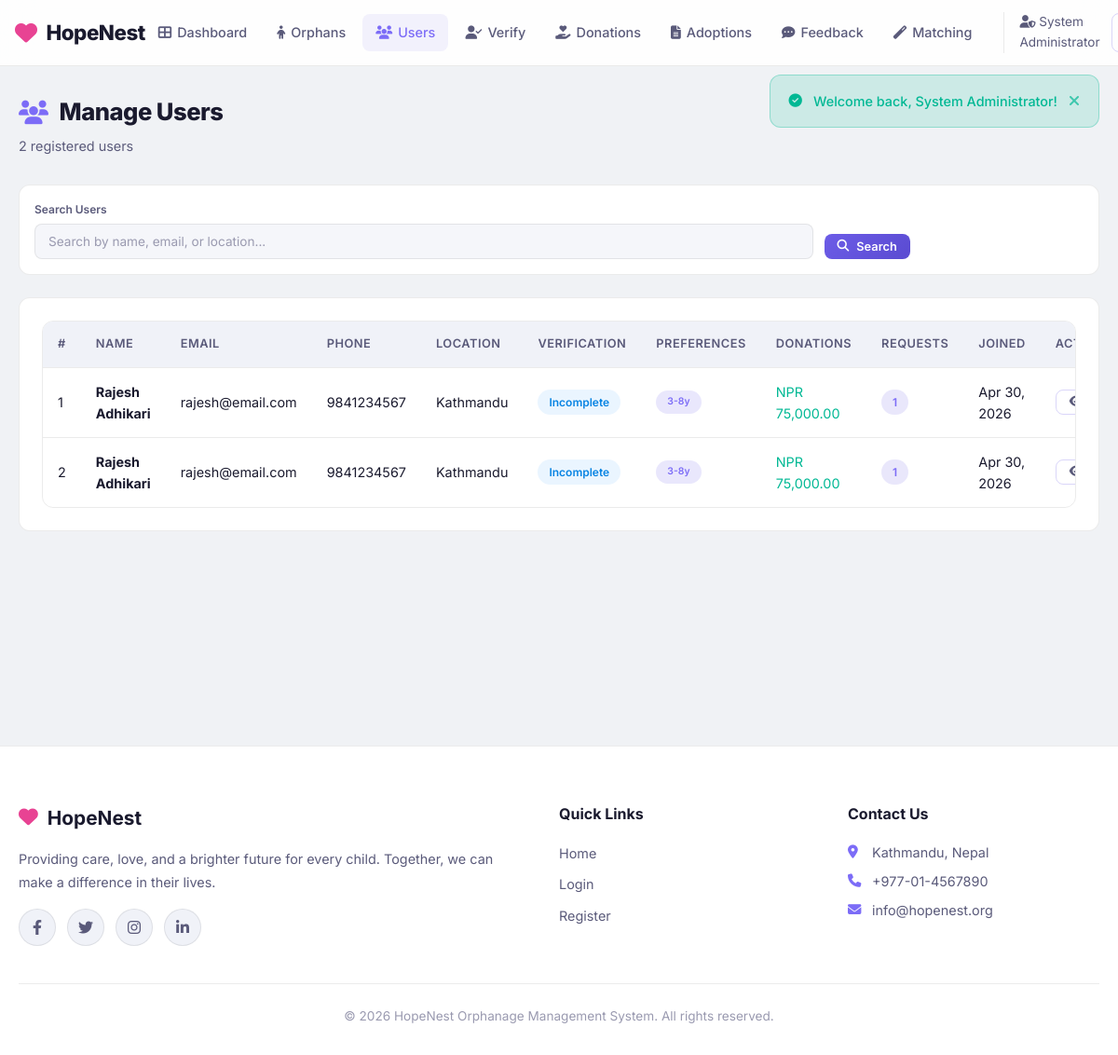
Page /admin/users.php (signed in) on the committed database.
### tables this page shows
CREATE TABLE IF NOT EXISTS users (
    id INT AUTO_INCREMENT PRIMARY KEY,
    full_name VARCHAR(100) NOT NULL,
    email VARCHAR(100) NOT NULL UNIQUE,
    password VARCHAR(255) NOT NULL,
    phone VARCHAR(20),
    date_of_birth DATE DEFAULT NULL,
    gender ENUM('male','female','other') DEFAULT NULL,
    marital_status ENUM('single','married','divorced','widowed') DEFAULT NULL,
    blood_group VARCHAR(5) DEFAULT NULL,
    health_conditions TEXT DEFAULT NULL,
    address TEXT,
    location VARCHAR(100),
    age_preference_min INT DEFAULT 0,
    age_preference_max INT DEFAULT 18,
    gender_preference ENUM('male', 'female', 'any') DEFAULT 'any',
    health_preference ENUM('healthy','minor_issues','special_needs','any') DEFAULT 'any',
    education_preference VARCHAR(100) DEFAULT NULL,
    emotional_preference VARCHAR(255) DEFAULT NULL,
    adaptability_preference ENUM('high','moderate','low','any') DEFAULT 'any',
    occupation VARCHAR(100),
    annual_income DECIMAL(12,2),
    family_size INT DEFAULT 1,
    profile_status ENUM('incomplete','pending','verified','rejected') DEFAULT 'incomplete',
    profile_rejection_note TEXT DEFAULT NULL,
    profile_submitted_at TIMESTAMP NULL DEFAULT NULL,
    profile_verified_at TIMESTAMP NULL DEFAULT NULL,
    created_at TIMESTAMP DEFAULT CURRENT_TIMESTAMP,
    updated_at TIMESTAMP DEFAULT CURRENT_TIMESTAMP ON UPDATE CURRENT_TIMESTAMP
);

### includes/functions.php (called while the page is built, shortened)
<?php
function sanitize($data) {
    $data = trim($data);
    $data = stripslashes($data);
    $data = htmlspecialchars($data, ENT_QUOTES, 'UTF-8');
    return $data;
}
function formatDate($date) {
    return date('M d, Y', strtotime($date));
}
function formatCurrency($amount) {
    return 'NPR ' . number_format($amount, 2);
}
function getVerificationBadge($status) {
    switch ($status) {
        case 'incomplete':
        default:
            return 'badge-info';
    }
}
?>

### admin/users.php (the view, shortened to what this page needs)
<?php
require_once '../includes/auth.php';
$search = sanitize($_GET['search'] ?? '');
if ($search) {
    $stmt = $pdo->prepare("SELECT * FROM users WHERE full_name LIKE ? OR email LIKE ? OR location LIKE ? ORDER BY created_at DESC");
    $stmt->execute(["%$search%", "%$search%", "%$search%"]);
} else {
    $stmt = $pdo->query("SELECT * FROM users ORDER BY created_at DESC");
}
$users = $stmt->fetchAll();
require_once '../includes/header.php';
?>
<div class="container">
    <div class="page-header">
        <div>
            <h1><i class="fas fa-users"></i> Manage Users</h1>
            <p class="page-subtitle"><?php echo count($users); ?> registered users</p>
        </div>
    </div>
    <div class="filter-bar">
        <form method="GET" action="" style="display: contents;">
            <div class="form-group" style="flex: 3;">
                <label for="searchInput">Search Users</label>
                <input type="text" id="searchInput" name="search" class="form-control" placeholder="Search by name, email, or location..." value="<?php echo htmlspecialchars($search); ?>">
            </div>
            <div class="form-group">
                <button type="submit" class="btn btn-primary btn-sm"><i class="fas fa-search"></i> Search</button>
            </div>
        </form>
    </div>
    <?php if (!empty($users)): ?>
    <div class="card">
        <div class="table-container">
            <table class="data-table">
                <thead>
                    <tr>
                        <th>#</th>
                        <th>Name</th>
                        <th>Email</th>
                        <th>Phone</th>
                        <th>Location</th>
                        <th>Verification</th>
                        <th>Preferences</th>
                        <th>Donations</th>
                        <th>Requests</th>
                        <th>Joined</th>
                        <th>Actions</th>
                    </tr>
                </thead>
                <tbody>
                    <?php foreach ($users as $i => $user): ?>
                    <tr data-searchable>
                        <td><?php echo $i + 1; ?></td>
                        <td><strong><?php echo htmlspecialchars($user['full_name']); ?></strong></td>
                        <td><?php echo htmlspecialchars($user['email']); ?></td>
                        <td><?php echo htmlspecialchars($user['phone'] ?? '-'); ?></td>
                        <td><?php echo htmlspecialchars($user['location'] ?? '-'); ?></td>
                        <td><span class="badge <?php echo getVerificationBadge($user['profile_status'] ?? 'incomplete'); ?>"><?php echo ucfirst($user['profile_status'] ?? 'incomplete'); ?></span></td>
                        <td>
                            <?php
                            $hasPrefs = !empty($user['gender_preference']) && $user['gender_preference'] !== 'any';
                            $hasPrefs = $hasPrefs || !empty($user['health_preference']) && $user['health_preference'] !== 'any';
                            $hasPrefs = $hasPrefs || !empty($user['behavior_preference']);
                            $hasPrefs = $hasPrefs || !empty($user['family_background_preference']);
                            if ($hasPrefs || ($user['age_preference_min'] > 0 || ($user['age_preference_max'] ?? 18) < 18)):
                            ?>
                            <div style="display: flex; flex-wrap: wrap; gap: 3px;">
                                <span class="badge badge-primary" style="font-size: 0.65rem;" title="Age: <?php echo $user['age_preference_min']; ?>-<?php echo $user['age_preference_max']; ?>"><?php echo $user['age_preference_min']; ?>-<?php echo $user['age_preference_max']; ?>y</span>
                            </div>
                            <?php else: ?>
                            <span class="text-muted" style="font-size: 0.8rem;">—</span>
                            <?php endif; ?>
                        </td>
                        <td class="text-success"><?php echo formatCurrency($user['total_donated']); ?></td>
                        <td><span class="badge badge-primary"><?php echo $user['adoption_requests']; ?></span></td>
                        <td><?php echo formatDate($user['created_at']); ?></td>
                        <td>
                            <div style="display: flex; gap: 4px;">
                                <a href="verify_users.php?user_id=<?php echo $user['id']; ?>" class="btn btn-sm btn-outline" title="Review Profile">
                                    <i class="fas fa-eye"></i>
                                </a>
                            </div>
                        </td>
                    </tr>
                    <?php endforeach; ?>
                </tbody>
            </table>
        </div>
    </div>
    <?php endif; ?>
</div>
<?php require_once '../includes/footer.php'; ?>

### rows in the picture
users: full_name "Rajesh Adhikari", email "rajesh@email.com", phone "9841234567", location "Kathmandu", profile_status "Incomplete", age_preference_min "3", age_preference_max "8", total_donated "NPR 75,000.00", id "1", created_at "Apr 30, 2026"

### other values in the picture
$_SESSION['admin_name'] "System Administrator"
$flash['message'] "Welcome back, System Administrator!"
count($users) "2"
